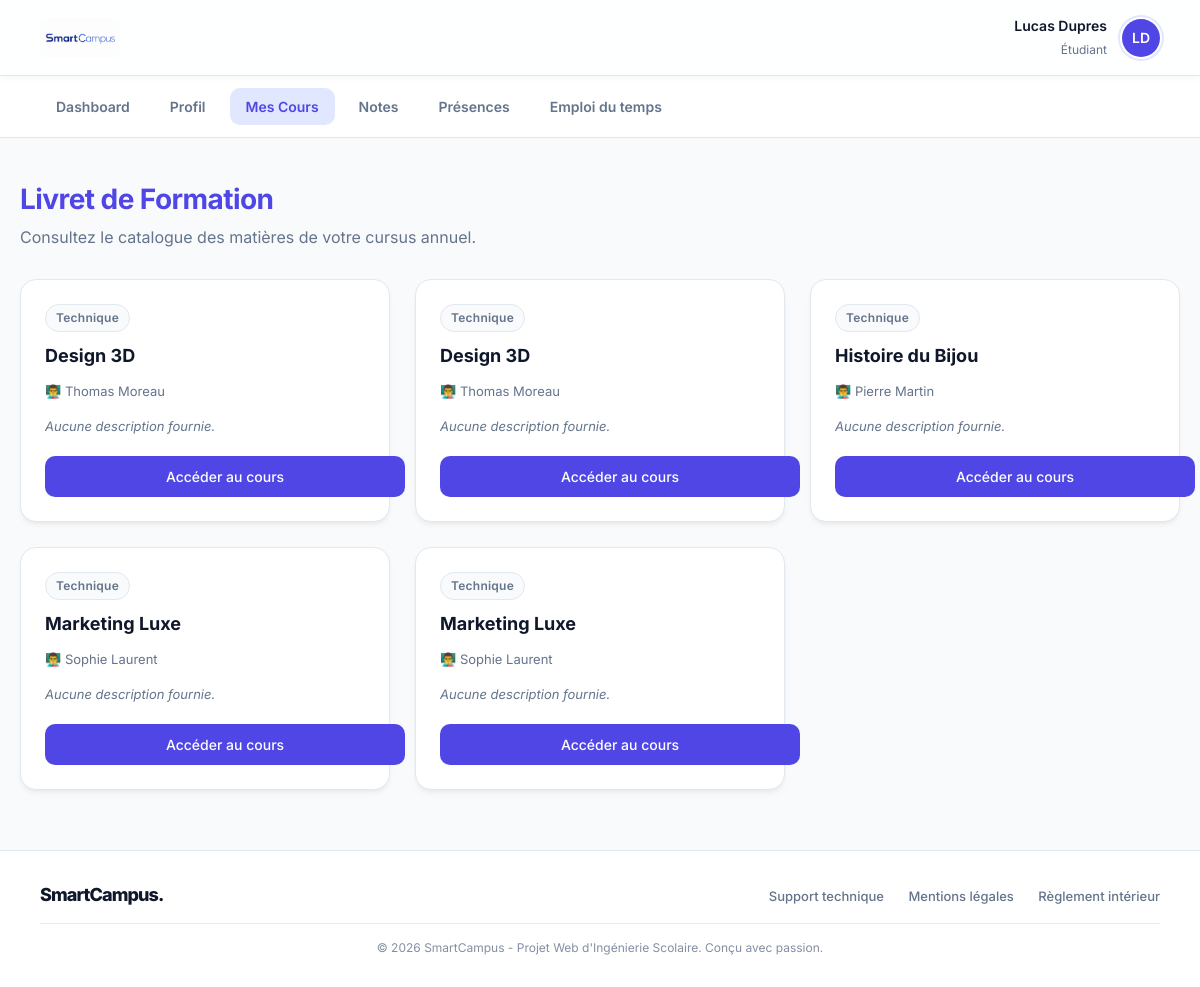
/mes_cours.php (signed in), run on the app's committed database.
### tables this page shows
CREATE TABLE utilisateurs (
        id INTEGER PRIMARY KEY AUTOINCREMENT,
        prenom TEXT NOT NULL,
        nom TEXT NOT NULL,
        email TEXT UNIQUE NOT NULL,
        role TEXT CHECK(role IN ('etudiant', 'professeur', 'administrateur')) NOT NULL,
        mot_de_passe_hash TEXT NOT NULL,
        statut_compte TEXT DEFAULT 'actif',
        groupe_id INTEGER,
        FOREIGN KEY(groupe_id) REFERENCES groupes(id) ON DELETE SET NULL
    );

CREATE TABLE cours (
        id INTEGER PRIMARY KEY AUTOINCREMENT,
        titre TEXT NOT NULL,
        categorie TEXT NOT NULL,
        description TEXT,
        groupe_id INTEGER,
        professeur_id INTEGER, jour VARCHAR(20) DEFAULT 'Lundi', heure_debut VARCHAR(10) DEFAULT '08:30', heure_fin VARCHAR(10) DEFAULT '10:30', salle VARCHAR(50) DEFAULT 'Non assignée',
        FOREIGN KEY(groupe_id) REFERENCES groupes(id) ON DELETE CASCADE,
        FOREIGN KEY(professeur_id) REFERENCES utilisateurs(id) ON DELETE SET NULL
    );

### mes_cours.php (the view, shortened to what this page needs)
<?php
require_once 'db.php';
$stmt_user = $db->prepare("SELECT prenom, nom, groupe_id FROM utilisateurs WHERE id = ?");
$stmt_user->execute([$_SESSION['utilisateur_id']]);
$user = $stmt_user->fetch(PDO::FETCH_ASSOC);
$initiales = strtoupper(substr($user['prenom'], 0, 1) . substr($user['nom'], 0, 1));
$liste_cours = [];
if ($user['groupe_id']) {
    $stmt_cours = $db->prepare("
        SELECT c.*, u.nom AS prof_nom, u.prenom AS prof_prenom
        FROM cours c
        LEFT JOIN utilisateurs u ON c.professeur_id = u.id
        WHERE c.groupe_id = ?
        ORDER BY c.categorie, c.titre
    ");
    $stmt_cours->execute([$user['groupe_id']]);
    $liste_cours = $stmt_cours->fetchAll(PDO::FETCH_ASSOC);
}
?>
<!DOCTYPE html>
<html lang="fr">
<head>
    <link rel="stylesheet" href="style.css">
</head>
<body>
    <header class="top-bar">
        <img src="images/logo.jpg" alt="Logo HEJ" onerror="this.src='https://via.placeholder.com/120x45?text=SmartCampus'">
        <div class="user-widget">
            <div class="user-widget-info" style="text-align: right;">
                <strong><?= htmlspecialchars($user['prenom'] . ' ' . $user['nom']) ?></strong>
                <span>Étudiant</span>
            </div>
            <div class="avatar-small"><?= $initiales ?></div>
        </div>
    </header>
    <nav class="top-nav">
        <a href="dashboard_etudiant.php">Dashboard</a>
        <a href="profil.php">Profil</a>
        <a href="mes_cours.php" class="active">Mes Cours</a>
        <a href="mes_notes.php">Notes</a>
        <a href="presences.php">Présences</a>
        <a href="planning.php">Emploi du temps</a>
    </nav>
    <div class="container">
        <div style="margin-bottom: 30px;">
            <h1 style="margin:0; color:var(--primary);">Livret de Formation</h1>
            <p style="margin:5px 0 0 0; color:var(--text-muted);">Consultez le catalogue des matières de votre cursus annuel.</p>
        </div>
        <?php if (!$user['groupe_id']): ?>
            <div class="alert alert-error">Vous n'êtes assigné à aucune classe. Aucun cours à afficher.</div>
        <?php elseif (empty($liste_cours)): ?>
            <div class="alert alert-neutral">Aucun cours n'a encore été programmé pour votre classe par la scolarité.</div>
        <?php else: ?>
            <div style="display: grid; grid-template-columns: repeat(auto-fill, minmax(300px, 1fr)); gap: 25px;">
                <?php foreach ($liste_cours as $cours): ?>
                    <div class="card" style="display:flex; flex-direction:column; justify-content:space-between;">
                        <div>
                            <span class="badge badge-neutral" style="margin-bottom: 10px;"><?= htmlspecialchars($cours['categorie']) ?></span>
                            <h3 style="margin: 0 0 10px 0; color: var(--text-main); font-size: 18px;"><?= htmlspecialchars($cours['titre']) ?></h3>
                            <p style="font-size: 13px; color: var(--text-muted); margin-bottom: 15px;">
                                👨‍🏫 <?= $cours['prof_nom'] ? htmlspecialchars($cours['prof_prenom'] . ' ' . $cours['prof_nom']) : 'Enseignant non assigné' ?>
                            </p>
                            <p style="font-size: 13px; color: var(--text-muted); line-height: 1.5; margin-bottom: 20px;">
                                <?php if(empty($cours['description'])) echo "<em>Aucune description fournie.</em>"; ?>
                            </p>
                        </div>
                        <a href="detail_cours.php?id=<?= $cours['id'] ?>" class="btn-action" style="width: 100%;">Accéder au cours</a>
                    </div>
                <?php endforeach; ?>
            </div>
        <?php endif; ?>
    </div>
<?php include 'footer.php'; ?>
</body>
</html>

### style.css (style rules this page uses)
:root { --primary: #4f46e5; --primary-hover: #4338ca; --primary-light: #e0e7ff; --bg-body: #f8fafc; --surface: #ffffff; --text-main: #0f172a; --text-muted: #64748b; --border: #e2e8f0; --success: #10b981; --success-bg: #d1fae5; --danger: #ef4444; --danger-bg: #fee2e2; --warning: #f59e0b; --radius-md: 10px; --radius-lg: 16px; --shadow-sm: 0 1px 2px 0 rgb(0 0 0 / 0.05); --shadow-md: 0 4px 6px -1px rgb(0 0 0 / 0.05), 0 2px 4px -2px rgb(0 0 0 / 0.05); --shadow-hover: 0 10px 15px -3px rgb(0 0 0 / 0.08), 0 4px 6px -4px rgb(0 0 0 / 0.04); --transition: all 0.25s ease; }
body { font-family: 'Inter', sans-serif; background-color: var(--bg-body); color: var(--text-main); margin: 0; padding: 0; line-height: 1.5; }
h1 { font-size: 28px; font-weight: 700; margin-bottom: 5px; letter-spacing: -0.02em; }
a { text-decoration: none; transition: var(--transition); }
.top-bar { display: flex; justify-content: space-between; align-items: center; padding: 15px 40px; position: sticky; top: 0; z-index: 1000; background: rgba(255, 255, 255, 0.85); backdrop-filter: blur(12px); -webkit-backdrop-filter: blur(12px); border-bottom: 1px solid var(--border); box-shadow: 0 4px 6px -1px rgba(0, 0, 0, 0.03); }
.top-bar img { height: 40px; border-radius: 6px; }
.user-widget { display: flex; align-items: center; gap: 15px; }
.user-widget-info strong { display: block; font-size: 14px; font-weight: 600; }
.user-widget-info span { font-size: 12px; color: var(--text-muted); }
.avatar-small { width: 38px; height: 38px; border-radius: 50%; background: var(--primary); color: white; display: flex; align-items: center; justify-content: center; font-weight: 600; font-size: 14px; overflow: hidden; box-shadow: 0 0 0 2px var(--surface), 0 0 0 4px var(--primary-light); }
.top-nav { display: flex; gap: 8px; padding: 12px 40px; background-color: var(--surface); border-bottom: 1px solid var(--border); overflow-x: auto; }
.top-nav a { display: inline-flex; align-items: center; gap: 8px; text-decoration: none; color: var(--text-muted); font-weight: 600; font-size: 14px; padding: 8px 16px; border-radius: var(--radius-md); transition: all 0.2s ease; }
.top-nav a.active { background-color: var(--primary-light); color: var(--primary); }
.container { max-width: 1200px; margin: 40px auto; padding: 0 20px; }
.card { background: var(--surface); border: 1px solid var(--border); border-radius: var(--radius-lg); box-shadow: var(--shadow-md); padding: 24px; min-width: 0; transition: var(--transition); }
.btn-action { background: var(--primary); color: white; border: none; padding: 10px 20px; border-radius: var(--radius-md); cursor: pointer; font-weight: 500; font-size: 14px; transition: var(--transition); display: inline-flex; align-items: center; justify-content: center; }
.badge { padding: 4px 10px; border-radius: 20px; font-size: 12px; font-weight: 600; display: inline-block; letter-spacing: 0.02em; }
.badge-neutral { background: var(--bg-body); color: var(--text-muted); border: 1px solid var(--border); }

### data on the page
utilisateurs: prenom+nom "Lucas Dupres", initiales "LD"
cours: categorie "Technique", titre "Design 3D", professeur.nom "Thomas Moreau", shows "Aucune description fournie."
cours: categorie "Technique", titre "Design 3D", professeur.nom "Thomas Moreau", shows "Aucune description fournie."
cours: categorie "Technique", titre "Histoire du Bijou", professeur.nom "Pierre Martin", shows "Aucune description fournie."
cours: categorie "Technique", titre "Marketing Luxe", professeur.nom "Sophie Laurent", shows "Aucune description fournie."
cours: categorie "Technique", titre "Marketing Luxe", professeur.nom "Sophie Laurent", shows "Aucune description fournie."
